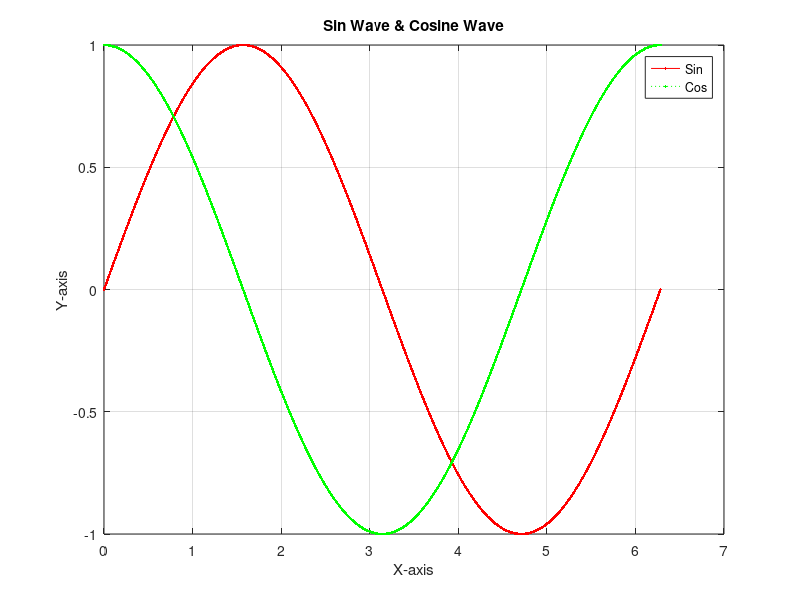

This chart was generated by the following MATLAB code:
t=linspace(0,2*pi,2000);
plot(t,sin(t),'r.-');
title('Sin Wave & Cosine Wave');
xlabel('X-axis');
ylabel('Y-axis');
grid on;
hold on;
plot(t,cos(t),'g.:');
legend('Sin','Cos');
hold off;

#help plot